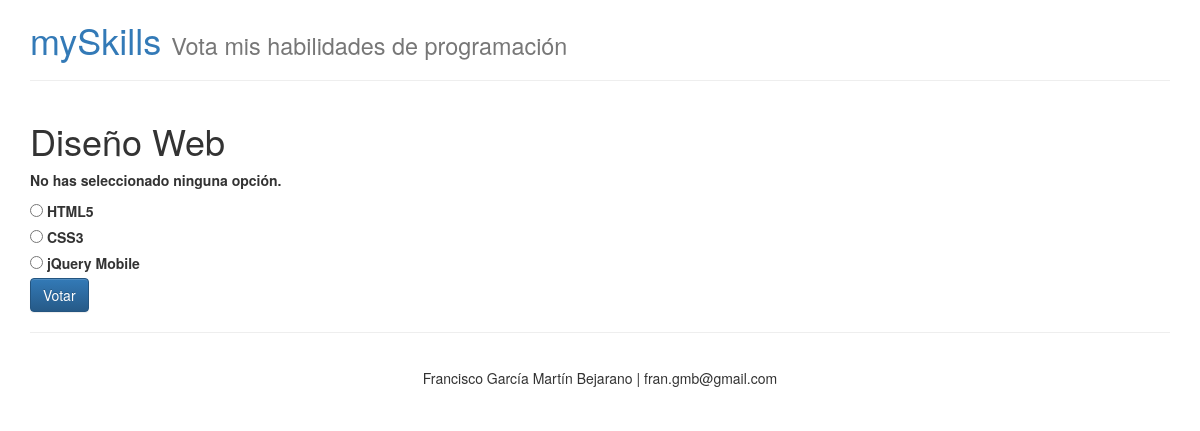
The page /skills/7/vote/ on the database its author committed.
### skills/models.py (models this page shows, shortened)
class Skill(models.Model):
	skill_text = models.CharField(max_length=200)
	icon = models.CharField(max_length=50)
	pub_date = models.DateTimeField('date published')

class Choice(models.Model):
	skill = models.ForeignKey(Skill)
	choice_text = models.CharField(max_length=200)
	votes = models.IntegerField(default=0)

### skills/views.py (the view, shortened to what this page needs)
# urls.py: url(r'^api/skills/(?P<skill_id>\d+)/vote$', views.voteJSON, name='voteJSON'),
def vote(request, skill_id):
	p = get_object_or_404(Skill, pk=skill_id)
	try:
		selected_choice = p.choice_set.get(pk=request.POST['choice'])
	except (KeyError, Choice.DoesNotExist):
		return render (request, 'detail.html', {
				'skill': p,
				'error_message': "No has seleccionado ninguna opción.",
			})

### skills/context_processor.py (called while the page is built)
def SiteInfo(request):
	return {
		'site_title': settings.SITE_TITLE,
		'site_subtitle': settings.SITE_SUBTITLE,
		'site_credits': settings.SITE_CREDITS,
	}

def LastActivity(request):
	result = {}
	if 'votes' in request.session:
		pks_list = request.session['votes']
		skills = list(Skill.objects.filter(pk__in=pks_list))
		skills.sort(key=lambda t: pks_list.index(t.pk))
		result['last_skills'] = skills
	return result

### skills/templates/detail.html (shortened to what this page needs)
{% extends 'layouts/main.html' %}
{% block content %}
<h1>{{ skill.skill_text }}</h1>
{% if error_message %}
	<p>
		<strong>
			{{error_message}}
		</strong>
	</p>
{% endif %}
<form action="{% url 'vote' skill.id %}" method="POST">
	{% for choice in skill.choice_set.all %}
		<input type="radio" name="choice" id="choice{{forloop.counter}}" value="{{choice.id}}" />
		<label for="choice{{forloop.counter}}">{{choice.choice_text}}</label><br/>
	{% endfor %}
	<input type="submit" value="Votar" class="btn btn-primary"/>
</form>
{% endblock %}

### rows shown on the page
Skill: skill_text "Diseño Web"
Choice: choice_text "HTML5"
Choice: choice_text "CSS3"
Choice: choice_text "jQuery Mobile"

### other values the page prints
{{ site_title }} "mySkills"
{{ site_subtitle }} "Vota mis habilidades de programación"
{{ error_message }} "No has seleccionado ninguna opción."
{{ site_credits }} "Francisco García Martín Bejarano | fran.gmb@gmail.com"
